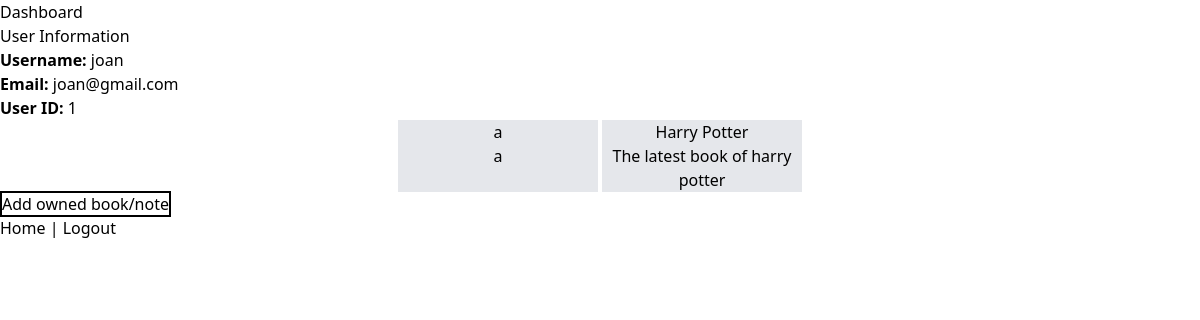
The page /dashboard (signed in) on the database its author committed.
### models.py (models this page shows, shortened)
class User(db.Model):
    id = db.Column(db.Integer, primary_key=True)
    username = db.Column(db.String(80), unique=True, nullable=False)
    email = db.Column(db.String(120), unique=True, nullable=False)
    password = db.Column(db.String(200), nullable=False)

class Note(db.Model):
    note_id = db.Column(db.Integer, primary_key=True)
    title = db.Column(db.String(200), nullable=False)
    isbn = db.Column(db.String(13), nullable=False)
    price = db.Column(db.Numeric(10, 2), nullable=False)
    description = db.Column(db.Text, nullable=True)
    condition = db.Column(
        db.Enum('Minimum', 'Good', 'Brand New', name='condition_enum'),
        nullable=False
    )
    pickup_location = db.Column(db.String(200), nullable=False)
    available_date = db.Column(db.Date, nullable=False)
    is_available = db.Column(db.Boolean, default=True, nullable=False)
    is_lend = db.Column(db.Boolean, default=True, nullable=False)
    lender_id = db.Column(db.Integer, db.ForeignKey('user.id'), nullable=False)
    lended_to_id = db.Column(db.Integer, db.ForeignKey('user.id'), nullable=True)
    lender = db.relationship('User', foreign_keys=[lender_id], backref='books_owned')
    borrower = db.relationship('User', foreign_keys=[lended_to_id], backref='books_borrowed')

### app.py (the view)
@app.route('/dashboard')
@login_required
def dashboard():
    user = db.session.get(User, session['user_id'])
    owned_notes = user.books_owned
    return render_template('dashboard.html', user=user, owned_notes=owned_notes)

### app.py (called while the page is built)
def login_required(f):
    @wraps(f)
    def decorated_function(*args, **kwargs):
        if 'user_id' not in session:
            flash('Please log in to access this page.', 'warning')
            return redirect(url_for('login'))
        return f(*args, **kwargs)
    return decorated_function

### templates/dashboard.html (shortened to what this page needs)
<!DOCTYPE html>
<html>
<head>
    <script src="https://cdn.jsdelivr.net/npm/@tailwindcss/browser@4"></script>
</head>
<body>
    <h1>Dashboard</h1>
    <h2>User Information</h2>
    <p><strong>Username:</strong> {{ user.username }}</p>
    <p><strong>Email:</strong> {{ user.email }}</p>
    <p><strong>User ID:</strong> {{ user.id }}</p>
    <div class="flex justify-center text-center gap-1">
        {% for note in owned_notes %}
            <div class="bg-gray-200 w-50">
                <p>{{note.title}}</p>
                <p>{{note.description}}</p>
            </div>
        {% endfor %}
    </div>
    <a href="{{ url_for('notes.add_note') }}" class="cursor-pointer border-b-black border-2">Add owned book/note</a>
    <p><a href="{{ url_for('index') }}">Home</a> | <a href="{{ url_for('logout') }}">Logout</a></p>
</body>
</html>

### rows shown on the page
User: username "joan", email "joan@gmail.com", id "1"
Note: title "a", description "a"
Note: title "Harry Potter", description "The latest book of harry potter"
